Frame 1 (no input): blank canvas, image omitted
Frame 60 (the mouse pressed at the canvas centre just before this capture): blank canvas, image omitted
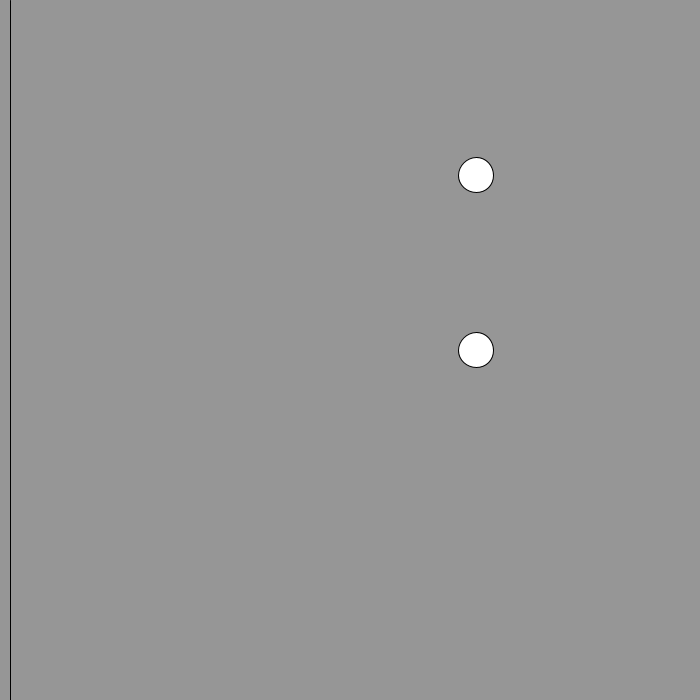
Frame 120 (the mouse held since frame 60 and released just before this capture)

The Processing sketch whose frames 1 and 60 were blank and that drew this single picture after the mouse press (run headless with seeded random() and noise(); from frame 60 on, the mouse is pressed at the canvas centre):

// Processing sketch: I_whip_my_balls_back_and_forth_exercise
// ── I_whip_my_balls_back_and_forth_exercise.pde
float circleX;
float direction;

void setup(){
  size (700,700);
  direction=4;
  circleX=0;
}

void draw(){
  //drawing part
  background(150);
  circle(circleX,mouseY,mouseX/10);
  circle(circleX,mouseY/2,mouseX/10);
  line(10,0,10,height);

  //logic part
  circleX=circleX+direction;

  if(circleX>=width){
    direction=-4;}
    println("forwards:"+direction);
  if(circleX<=0){
    direction=+4;}
    println("back:"+direction);
}
